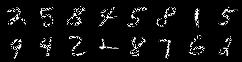

Recreate this plot in Python.
import unittest

import numpy as np
import torch
from utils.mnistlayout import create_grid_image, layout_to_image, get_dataloader


class TestMnistLayout(unittest.TestCase):
    def test_layout_to_image(self):
        points = []
        xs = np.linspace(0, 1, num=50)
        ys = np.linspace(0, 1, num=50)
        # top
        for x in xs:
            points.append([1, 0, x])
        # bottom
        for x in xs:
            points.append([1, 1, x])
        # center
        for y in ys:
            points.append([1, y, 0.5])
        image = layout_to_image(torch.tensor(points, dtype=torch.float32))
        image.save("./test/test_layout_to_image.jpeg")

    def test_mnistlayout(self):
        dataloder = get_dataloader(batch_size=16)
        layouts = next(iter(dataloder))
        images = []
        for layout in layouts:
            images.append(layout_to_image(layout))
        grid_image = create_grid_image(images)
        grid_image.save("./test/test_mnistlayout.jpeg")


if __name__ == "__main__":
    unittest.main()
